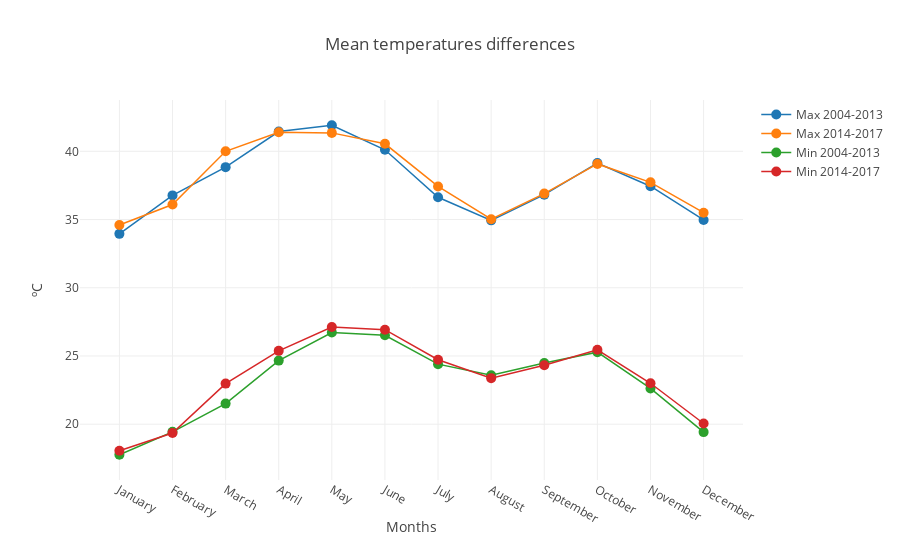

Notebook code cell kept with this figure:
### Code cell
#mean_years(df_mean_max, 2011, 2017)
old_max = mean_years(df_mean_max, 2004, 2013)
new_max = mean_years(df_mean_max, 2014, 2017)
old_min = mean_years(df_mean_min, 2004, 2013)
new_min = mean_years(df_mean_min, 2014, 2017)
fig1 = graph_lines([old_max, new_max, old_min, new_min], "Mean temperatures differences", "Months", "ºC", ["Max 2004-2013", "Max 2014-2017", "Min 2004-2013", "Min 2014-2017", ])

years = range(2004, 2018)
graphs = []
legends = []
for i in years:
    graphs.append(mean_years(df_mean_max, i, i))
    graphs.append(mean_years(df_mean_min, i, i))
    legends.append("Max " + str(i))
    legends.append("Min " + str(i))

fig = graph_lines(graphs, "Mean temperatures from 2004 to 2017", "Months", "mm", legends)
iplot(fig1)

### Figure 1 — Plotly figure (JSON) as saved in the notebook; plotly's stock layout.template omitted (floating-point values rounded to 4 significant figures)
{"data": [{"line": {"width": 1.5}, "marker": {"size": 10}, "mode": "lines+markers", "name": "Max 2004-2013", "x": ["January", "February", "March", "April", "May", "June", "July", "August", "September", "October", "November", "December"], "y": [33.95, 36.77, 38.84, 41.45, 41.91, 40.11, 36.63, 34.94, 36.82, 39.14, 37.44, 34.97]}, {"line": {"width": 1.5}, "marker": {"size": 10}, "mode": "lines+markers", "name": "Max 2014-2017", "x": ["January", "February", "March", "April", "May", "June", "July", "August", "September", "October", "November", "December"], "y": [34.6, 36.1, 40, 41.4, 41.35, 40.55, 37.42, 35.02, 36.9, 39.08, 37.73, 35.5]}, {"line": {"width": 1.5}, "marker": {"size": 10}, "mode": "lines+markers", "name": "Min 2004-2013", "x": ["January", "February", "March", "April", "May", "June", "July", "August", "September", "October", "November", "December"], "y": [17.76, 19.44, 21.51, 24.66, 26.72, 26.52, 24.4, 23.59, 24.49, 25.28, 22.62, 19.42]}, {"line": {"width": 1.5}, "marker": {"size": 10}, "mode": "lines+markers", "name": "Min 2014-2017", "x": ["January", "February", "March", "April", "May", "June", "July", "August", "September", "October", "November", "December"], "y": [18.05, 19.35, 22.97, 25.38, 27.12, 26.93, 24.73, 23.38, 24.33, 25.45, 23, 20.05]}], "layout": {"title": "Mean temperatures differences", "xaxis": {"title": "Months"}, "yaxis": {"title": "ºC"}}}
